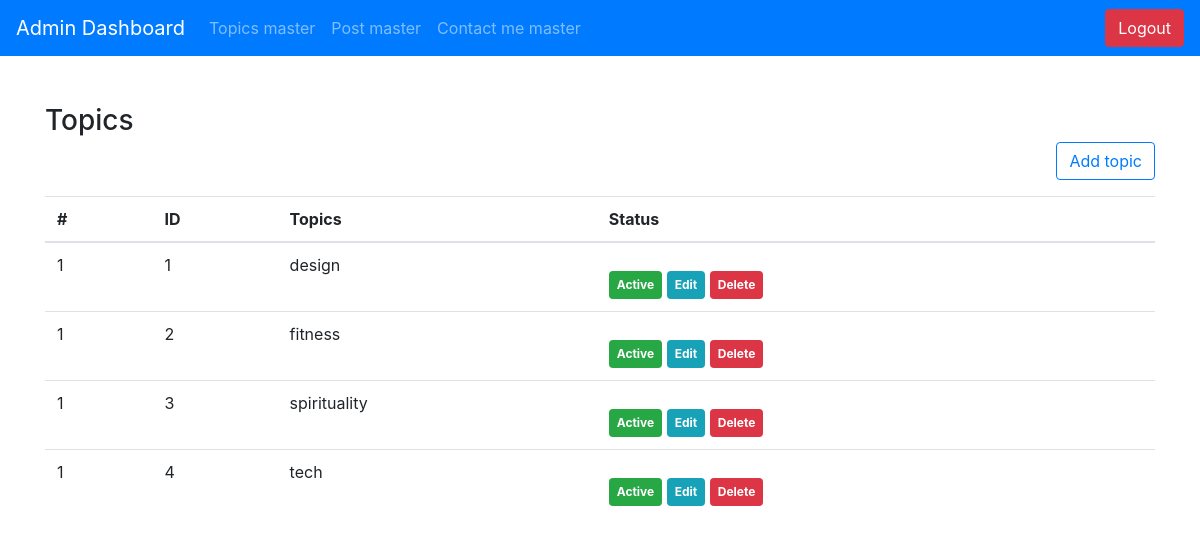
/admin/topics.php (signed in), run on the app's committed database.
### tables this page shows
CREATE TABLE IF NOT EXISTS `topics` (
  `id` int(11) NOT NULL AUTO_INCREMENT,
  `topics` varchar(255) NOT NULL,
  `status` tinyint(4) NOT NULL,
  PRIMARY KEY (`id`)
);

### admin/topics.php (the view, shortened to what this page needs)
<?php
require('./top.inc.php');
$sql="select * from topics order by topics asc";
$res=mysqli_query($con,$sql);
?>
<div class="container mt-5 content">
        <div class="row">
            <div class="col-sm-12">
            <h3 class="mb-1">Topics</h3>
            <a href="manage_topics.php" class="btn btn-outline-primary float-right mb-3">Add topic</a>
            <table class="table">
                <thead>
                    <tr>
                        <th scope="col serial">#</th>
                        <th scope="col">ID</th>
                        <th scope="col">Topics</th>
                        <th scope="col">Status</th>
                    </tr>
                </thead>
                    <tbody>
                    <?php
                        $i=1;
                        while($row=mysqli_fetch_assoc($res)){?>
                        <tr>
                          <td class="serial"><?php echo $i?></td>
                          <td><?php echo $row['id']?></td>
                          <td><?php echo $row['topics']?></td>
                          <td>
                          <?php
                            if($row['status'] == 1){
                                echo "<span class='badge badge-success p-2'><a class='text-white' href='?type=status&operation=deactive&id=".$row['id']."'>Active</a></span>&nbsp;";
                            }else{
                                echo "<span class='badge badge-warning p-2'><a class='text-white' href='?type=status&operation=active&id=".$row['id']."'>Deactive</a></span>&nbsp;";
                            }
                            echo "<span class='badge badge-info p-2'><a class='text-white' href='manage_topics.php?id=".$row['id']."'>Edit</a></span>&nbsp;";
                            echo "<span class='badge badge-danger p-2 mt-3'><a class='text-white' href='?type=delete&id=".$row['id']."'>Delete</a></span>";
                          ?>
                          </td>
                        </tr>
                    <?php } ?>
                    </tbody>
                </table>
            </div>
        </div>
</div>
<?php  require('./footer.inc.php');?>

### admin/top.inc.php (style rules this page uses)
html,body { overflow-x: auto; }

### data on the page
topics: id "1", topics "design"
topics: id "2", topics "fitness"
topics: id "3", topics "spirituality"
topics: id "4", topics "tech"
